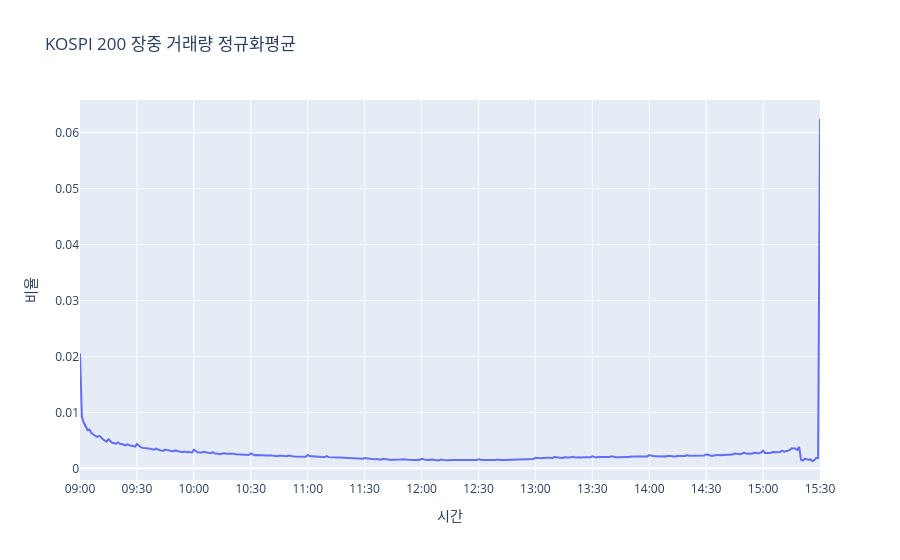

Notebook cell for this chart:
### Code cell
result_norm = aggregator.normalized_mean()
result_norm = result_norm[result_norm["time"].between("090000", "153000")]

fig = go.Figure()
fig.add_trace(go.Scatter(
    x=result_norm["time"],
    y=result_norm["norm_volume"],
    mode="lines",
    name="거래량 정규화평균"
))

tick_times = [f"{h:02d}{m:02d}00" for h in range(9, 16) for m in range(0, 60, 30) if not (h == 15 and m > 30)]

fig.update_layout(
    title="KOSPI 200 장중 거래량 정규화평균",
    xaxis_title="시간",
    yaxis_title="비율",
     yaxis=dict(
        tickformat=",d"  # 1000단위 콤마 표시
    )
)
fig.show()

### Figure 1 — Plotly figure (JSON) as saved in the notebook; plotly's stock layout.template omitted (floating-point values rounded to 4 significant figures; data arrays with more than 128 entries replaced by an {"elided": "..."} marker saying what was removed)
{"data": [{"mode": "lines", "name": "거래량 정규화평균", "type": "scatter", "x": {"elided": "391 str values"}, "y": {"elided": "391 float values"}}], "layout": {"title": {"text": "KOSPI 200 장중 거래량 정규화평균"}, "xaxis": {"ticktext": ["09:00", "09:30", "10:00", "10:30", "11:00", "11:30", "12:00", "12:30", "13:00", "13:30", "14:00", "14:30", "15:00", "15:30"], "tickvals": ["090000", "093000", "100000", "103000", "110000", "113000", "120000", "123000", "130000", "133000", "140000", "143000", "150000", "153000"], "title": {"text": "시간"}}, "yaxis": {"title": {"text": "비율"}}}}
